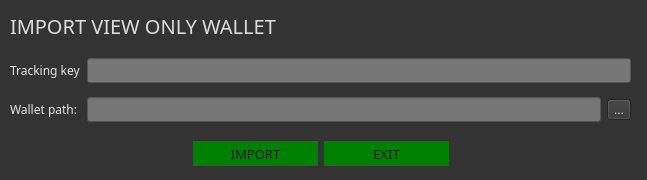
<?xml version="1.0" encoding="UTF-8"?>
<ui version="4.0">
 <class>ImportTracking</class>
 <widget class="QDialog" name="ImportTracking">
  <property name="geometry">
   <rect>
    <x>0</x>
    <y>0</y>
    <width>647</width>
    <height>180</height>
   </rect>
  </property>
  <property name="windowTitle">
   <string>Dialog</string>
  </property>
  <property name="styleSheet">
   <string notr="true">background-color: #333; color: #e5e5e5;</string>
  </property>
  <widget class="QWidget" name="layoutWidget">
   <property name="geometry">
    <rect>
     <x>10</x>
     <y>50</y>
     <width>621</width>
     <height>81</height>
    </rect>
   </property>
   <layout class="QGridLayout" name="gridLayout">
    <item row="1" column="0">
     <widget class="QLabel" name="label_2">
      <property name="font">
       <font>
        <family>Poppins</family>
        <pointsize>9</pointsize>
       </font>
      </property>
      <property name="text">
       <string>Wallet path:</string>
      </property>
     </widget>
    </item>
    <item row="0" column="1" colspan="2">
     <widget class="QLineEdit" name="m_trackingKey">
      <property name="minimumSize">
       <size>
        <width>0</width>
        <height>25</height>
       </size>
      </property>
      <property name="font">
       <font>
        <family>Poppins</family>
        <pointsize>9</pointsize>
       </font>
      </property>
      <property name="styleSheet">
       <string notr="true">background-color: #777;
boder: 0px;
color: #e5e5e5;</string>
      </property>
     </widget>
    </item>
    <item row="1" column="2">
     <widget class="QToolButton" name="m_selectPathButton">
      <property name="text">
       <string>...</string>
      </property>
     </widget>
    </item>
    <item row="1" column="1">
     <widget class="QLineEdit" name="m_pathEdit">
      <property name="minimumSize">
       <size>
        <width>0</width>
        <height>25</height>
       </size>
      </property>
      <property name="font">
       <font>
        <family>Poppins</family>
        <pointsize>9</pointsize>
       </font>
      </property>
      <property name="styleSheet">
       <string notr="true">background-color: #777;
boder: 0px;
color: #e5e5e5;</string>
      </property>
     </widget>
    </item>
    <item row="0" column="0">
     <widget class="QLabel" name="label">
      <property name="font">
       <font>
        <family>Poppins</family>
        <pointsize>9</pointsize>
       </font>
      </property>
      <property name="text">
       <string>Tracking key</string>
      </property>
     </widget>
    </item>
   </layout>
  </widget>
  <widget class="QWidget" name="layoutWidget_2">
   <property name="geometry">
    <rect>
     <x>10</x>
     <y>140</y>
     <width>621</width>
     <height>27</height>
    </rect>
   </property>
   <layout class="QHBoxLayout" name="horizontalLayout">
    <item>
     <spacer name="horizontalSpacer">
      <property name="orientation">
       <enum>Qt::Horizontal</enum>
      </property>
      <property name="sizeHint" stdset="0">
       <size>
        <width>40</width>
        <height>20</height>
       </size>
      </property>
     </spacer>
    </item>
    <item>
     <widget class="QPushButton" name="m_okButton">
      <property name="minimumSize">
       <size>
        <width>125</width>
        <height>25</height>
       </size>
      </property>
      <property name="font">
       <font>
        <family>Poppins</family>
        <pointsize>10</pointsize>
       </font>
      </property>
      <property name="styleSheet">
       <string notr="true">color: #222; border-radius: 0px; border: 0px solid; background-color: green;</string>
      </property>
      <property name="text">
       <string>IMPORT</string>
      </property>
     </widget>
    </item>
    <item>
     <widget class="QPushButton" name="m_cancelButton">
      <property name="minimumSize">
       <size>
        <width>125</width>
        <height>25</height>
       </size>
      </property>
      <property name="font">
       <font>
        <family>Poppins</family>
        <pointsize>10</pointsize>
       </font>
      </property>
      <property name="styleSheet">
       <string notr="true">color: #222; border-radius: 0px; border: 0px solid; background-color: green;</string>
      </property>
      <property name="text">
       <string>EXIT</string>
      </property>
     </widget>
    </item>
    <item>
     <spacer name="horizontalSpacer_2">
      <property name="orientation">
       <enum>Qt::Horizontal</enum>
      </property>
      <property name="sizeHint" stdset="0">
       <size>
        <width>40</width>
        <height>20</height>
       </size>
      </property>
     </spacer>
    </item>
   </layout>
  </widget>
  <widget class="QLabel" name="label_3">
   <property name="geometry">
    <rect>
     <x>10</x>
     <y>10</y>
     <width>300</width>
     <height>31</height>
    </rect>
   </property>
   <property name="font">
    <font>
     <family>Poppins</family>
     <pointsize>15</pointsize>
    </font>
   </property>
   <property name="styleSheet">
    <string notr="true">color: #ddd;</string>
   </property>
   <property name="text">
    <string>IMPORT VIEW ONLY WALLET</string>
   </property>
  </widget>
 </widget>
 <resources/>
 <connections>
  <connection>
   <sender>m_okButton</sender>
   <signal>clicked()</signal>
   <receiver>ImportTracking</receiver>
   <slot>accept()</slot>
   <hints>
    <hint type="sourcelabel">
     <x>570</x>
     <y>103</y>
    </hint>
    <hint type="destinationlabel">
     <x>323</x>
     <y>65</y>
    </hint>
   </hints>
  </connection>
  <connection>
   <sender>m_cancelButton</sender>
   <signal>clicked()</signal>
   <receiver>ImportTracking</receiver>
   <slot>reject()</slot>
   <hints>
    <hint type="sourcelabel">
     <x>439</x>
     <y>103</y>
    </hint>
    <hint type="destinationlabel">
     <x>323</x>
     <y>65</y>
    </hint>
   </hints>
  </connection>
 </connections>
</ui>
